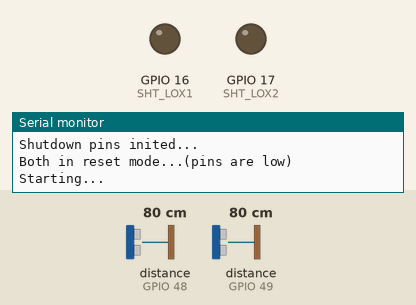
Bench run of a sketch on a simulated ESP32. Shown: output pins drawn as LEDs (lit = HIGH), the last lines printed to the serial monitor. Inputs (shaded band) come from the test bench; at power-on: distance to the obstacle (sensors on GPIO 49, GPIO 48) 80 cm. WiFi joins after 1.5 s; servers stay silent unless stated.

Above: at 0.01 s.
At 3.2 s:
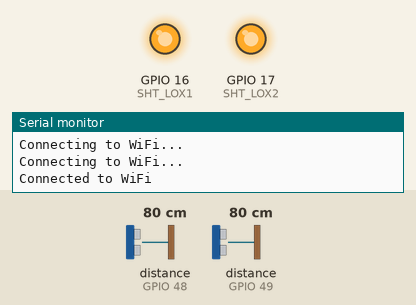
3.3 s: distance to the obstacle (sensor on GPIO 49) set to 2 cm
6.5 s: distance to the obstacle (sensor on GPIO 48) set to 2 cm
8.6 s: distance to the obstacle (sensor on GPIO 48) set to 250 cm
Timing chart, 0 to 11.6 s (numbered marks = the images above; inputs shaded):
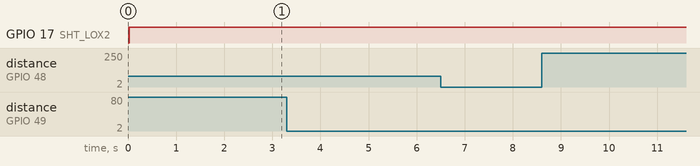

The sketch:

dualSensors_no_mqtt.ino
```cpp
#include <WiFi.h>
#include <PubSubClient.h>
#include "Adafruit_VL53L0X.h"

// Wi-Fi credentials
//const char* ssid = "Medialink_1B3A40";
//const char* password = "ricenone533";
const char* ssid = "Jarvis";
const char* password = "javinpinko";
// MQTT broker
//const char* mqttServer = "192.168.8.120"; //Pi IP
// const char* mqttServer = "192.168.56.1";  //laptop IP
// const int mqttPort = 1883;
// const char* mqttTopic = "Shot Status";

// address we will assign if dual sensor is present
#define LOX1_ADDRESS 0x30
#define LOX2_ADDRESS 0x31

// set the pins to shutdown
#define SHT_LOX1 16
#define SHT_LOX2 17

// objects for the vl53l0x
Adafruit_VL53L0X lox1 = Adafruit_VL53L0X();
Adafruit_VL53L0X lox2 = Adafruit_VL53L0X();

// this holds the measurement
VL53L0X_RangingMeasurementData_t measure1;
VL53L0X_RangingMeasurementData_t measure2;

WiFiClient espClient;
PubSubClient client(espClient);

void setup_wifi() {
  Serial.begin(115200);
  WiFi.begin(ssid, password);
  while (WiFi.status() != WL_CONNECTED) {
    delay(1000);
    Serial.println("Connecting to WiFi...");
  }
  Serial.println("Connected to WiFi");
}

void callback(char* topic, byte* payload, unsigned int length) {
  Serial.print("Received message on topic: ");
  Serial.println(topic);
  Serial.print("Message: ");
  for (int i = 0; i < length; i++) {
    Serial.print((char)payload[i]);
  }
  Serial.println();
}

// void reconnect() {
//   while (!client.connected()) {
//     Serial.print("Attempting MQTT connection...");
//     if (client.connect("ESP32Client")) {
//       Serial.println("connected");
//       client.subscribe(mqttTopic);
//     } else {
//       Serial.print("failed, rc=");
//       Serial.print(client.state());
//       Serial.println(" retrying in 5 seconds...");
//       delay(5000);
//     }
//   }
// }

void setID() {
  // all reset
  digitalWrite(SHT_LOX1, LOW);
  digitalWrite(SHT_LOX2, LOW);
  delay(10);
  // all unreset
  digitalWrite(SHT_LOX1, HIGH);
  digitalWrite(SHT_LOX2, HIGH);
  delay(10);

  // activating LOX1 and resetting LOX2
  digitalWrite(SHT_LOX1, HIGH);
  digitalWrite(SHT_LOX2, LOW);

  // initing LOX1
  if (!lox1.begin(LOX1_ADDRESS)) {
    Serial.println(F("Failed to boot first VL53L0X"));
    while (1);
  }
  delay(10);

  // activating LOX2
  digitalWrite(SHT_LOX2, HIGH);
  delay(10);

  //initing LOX2
  if (!lox2.begin(LOX2_ADDRESS)) {
    Serial.println(F("Failed to boot second VL53L0X"));
    while (1);
  }
}

void read_dual_sensors() {
  lox1.rangingTest(&measure1, false);
  lox2.rangingTest(&measure2, false);
  //int correct_order[] = { 5, 5 };
  int correct_order[] = {0,0}; //0 can equal idle/untriggered


  if (measure2.RangeStatus != 4) {
    //Serial.print(measure2.RangeMilliMeter);
    if (measure2.RangeMilliMeter < 200) {
      correct_order[1] = 1;
      delay(100);
      Serial.print(F("1: "));
      if (measure1.RangeStatus != 4) {
        Serial.println(measure1.RangeMilliMeter);
        if (measure1.RangeMilliMeter < 235) {
          correct_order[0] = 1; //1 can equal triggered
        }
        else
        {Serial.println();
          return;}
      }
      delay(100);
      Serial.print(F(" 2: "));
      if (measure2.RangeStatus != 4) {
        Serial.print(measure2.RangeMilliMeter);
        if (measure2.RangeMilliMeter < 200) {
          correct_order[1] = 1;
        }
      }
    }
    if(correct_order[0] == 1 && correct_order[1] == 1)
    {
      Serial.println("Ball came through from the bottom up");
      return;
    }
    Serial.println();
  }
  else
  {
    //begin eval for order of sensors triggering
    Serial.print(F("1: "));
    if (measure1.RangeStatus != 4) {
      Serial.print(measure1.RangeMilliMeter);
      if (measure1.RangeMilliMeter < 235) {
        correct_order[0] = 1; //1 can equal triggered
      }
    }
    delay(100);

    //Serial.print(F(" "));
    Serial.print(F(" 2: "));
    if (measure2.RangeStatus != 4) {
      Serial.print(measure2.RangeMilliMeter);
      if (measure2.RangeMilliMeter < 200) {
        correct_order[1] = 1;
      }
    }

    Serial.println();
    //if (correct_order == {0,0}): means no triggers & no signal sent out

    //if(correct_order == {1,0}): means only first sensor was triggered: send out "Miss" signal
    if (correct_order[0] == 1 && correct_order[1] == 0) {
      Serial.println("Only Rim Triggered: Miss");

    // Publish MQTT message
    // if (client.connected()) {
    //   client.publish(mqttTopic, "Only Rim Triggered: Miss");
    //   Serial.println("Message published to MQTT broker");
    // }
    }

    //if(correct_order == {0,1}): means only 2nd sensor triggered: send out "Miss" signal
    if (correct_order[0] == 0 && correct_order[1] == 1) {
      Serial.println("Only Net Triggered: Miss");

    // Publish MQTT message
    // if (client.connected()) {
    //   client.publish(mqttTopic, "Only Net Triggered: Miss");
    //   Serial.println("Message published to MQTT broker");
    // }
    }

    //if(correct_order == {1,1}): means both triggered: send out "Make" signal
    if (correct_order[0] == 1 && correct_order[1] == 1) {
      Serial.println("Sensors Triggered in Correct Order");

    // Publish MQTT message
    // if (client.connected()) {
    //   client.publish(mqttTopic, "Sensors Triggered in Correct Order");
    //   Serial.println("Message published to MQTT broker");
    // }
    }
  }//this one is for the end of the else

  correct_order[0] = 0;
  correct_order[1] = 0;

  delay(1000);
}

void setup() {
  Serial.begin(115200);

  // Wait until serial port opens for native USB devices
  while (!Serial) { delay(1); }

  pinMode(SHT_LOX1, OUTPUT);
  pinMode(SHT_LOX2, OUTPUT);

  Serial.println(F("Shutdown pins inited..."));

  digitalWrite(SHT_LOX1, LOW);
  digitalWrite(SHT_LOX2, LOW);

  Serial.println(F("Both in reset mode...(pins are low)"));

  Serial.println(F("Starting..."));
  setID();

  setup_wifi();
  //client.setServer(mqttServer, mqttPort);
  //client.setCallback(callback);
}

void loop() {
  // if (!client.connected()) {
  //   reconnect();
  // }
  // client.loop();

  read_dual_sensors();
  delay(100);
}
```
